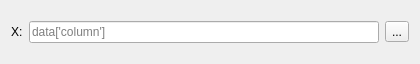
<?xml version="1.0" encoding="UTF-8"?>
<ui version="4.0">
 <class>DAChartSeriesPickerWidget</class>
 <widget class="QWidget" name="DAChartSeriesPickerWidget">
  <property name="geometry">
   <rect>
    <x>0</x>
    <y>0</y>
    <width>420</width>
    <height>64</height>
   </rect>
  </property>
  <property name="windowTitle">
   <string>Select Series</string>
  </property>
  <layout class="QHBoxLayout" name="horizontalLayout">
   <item>
    <widget class="QLabel" name="labelRole">
     <property name="text">
      <string>X:</string>
     </property>
    </widget>
   </item>
   <item>
    <widget class="QLineEdit" name="lineEditExpr">
     <property name="placeholderText">
      <string>data['column']</string>
     </property>
     <property name="clearButtonEnabled">
      <bool>true</bool>
     </property>
    </widget>
   </item>
   <item>
    <widget class="QToolButton" name="toolButtonReturn">
     <property name="toolTip">
      <string>Return to add chart</string>
     </property>
     <property name="text">
      <string>...</string>
     </property>
     <property name="icon">
      <iconset resource="icon.qrc">
       <normaloff>:/DAGui/icon/accept.svg</normaloff>:/DAGui/icon/accept.svg</iconset>
     </property>
     <property name="iconSize">
      <size>
       <width>24</width>
       <height>24</height>
      </size>
     </property>
    </widget>
   </item>
  </layout>
 </widget>
 <resources>
  <include location="icon.qrc"/>
 </resources>
 <connections/>
</ui>
